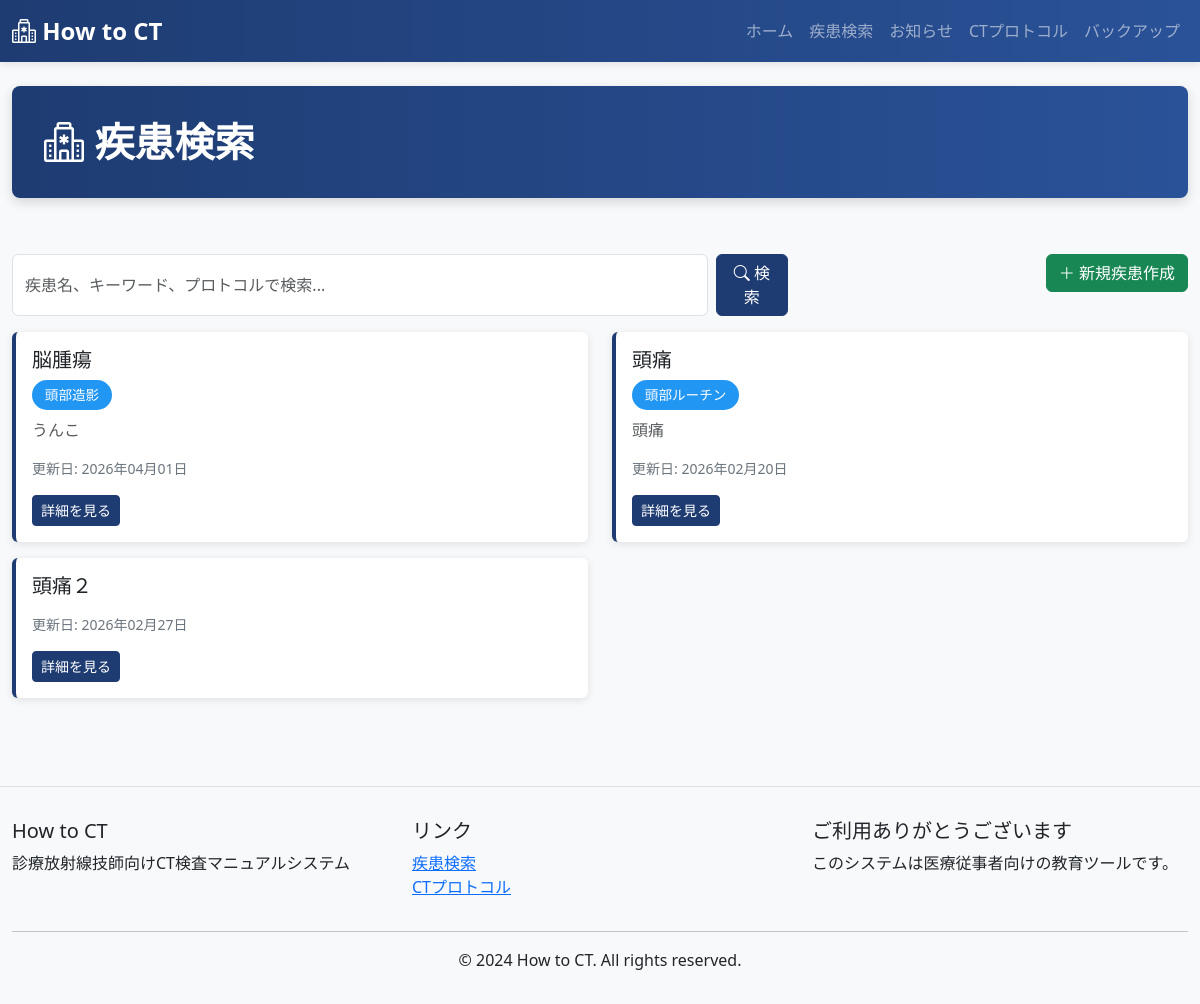
Before: /sick/ with the older database file.
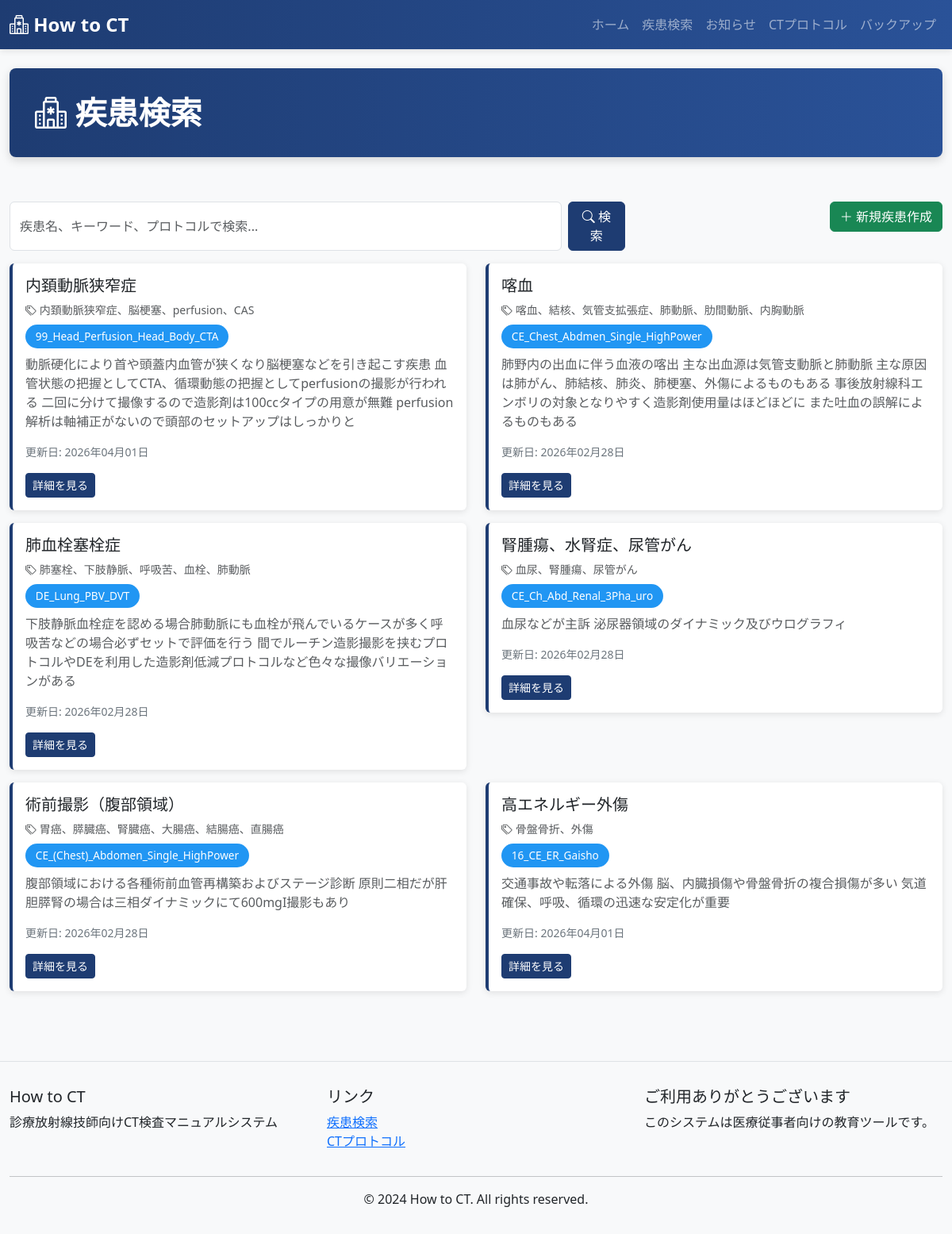
After: the same page with the newer database file.
### ct_app/models.py (models this page shows, shortened)
class Sick(models.Model):
    diesease = models.CharField(max_length=255, unique=True)
    diesease_text = models.TextField()
    keyword = models.CharField(max_length=500, blank=True)
    protocol = models.CharField(max_length=255, blank=True)
    protocol_text = models.TextField(blank=True)
    processing = models.CharField(max_length=255, blank=True)
    processing_text = models.TextField(blank=True)
    contrast = models.CharField(max_length=255, blank=True)
    contrast_text = models.TextField(blank=True)
    diesease_img = models.ImageField(upload_to='sick_images/', null=True, blank=True)
    protocol_img = models.ImageField(upload_to='protocol_images/', null=True, blank=True)
    processing_img = models.ImageField(upload_to='processing_images/', null=True, blank=True)
    contrast_img = models.ImageField(upload_to='contrast_images/', null=True, blank=True)
    created_at = models.DateTimeField(auto_now_add=True)
    updated_at = models.DateTimeField(auto_now=True)
    class Meta:
        ordering = ['diesease']
        verbose_name_plural = "Sicks"

### ct_app/views.py (the view)
# urls.py: path('sick/', views.SickListView.as_view(), name='sick_list'),
class SickListView(View):
    def get(self, request):
        sicks = Sick.objects.all()
        context = {
            'page_title': '疾患検索',
            'sicks': sicks,
        }
        return render(request, 'ct_app/sick_list.html', context)

### ct_app/templates/ct_app/sick_list.html (shortened to what this page needs)
{% extends 'ct_app/base.html' %}
{% block content %}
<div class="row mb-3">
    <div class="col-md-8">
        <form method="get" action="{% url 'sick_search' %}" class="search-box d-flex gap-2">
            <input type="text" name="q" class="form-control" placeholder="疾患名、キーワード、プロトコルで検索..." value="{{ query }}">
            <button type="submit" class="btn btn-primary">
                <i class="bi bi-search"></i> 検索
            </button>
        </form>
    </div>
    <div class="col-md-4 text-end">
        <a href="{% url 'sick_create' %}" class="btn btn-success">
            <i class="bi bi-plus-lg"></i> 新規疾患作成
        </a>
    </div>
</div>
<div class="row">
    {% if sicks %}
        {% for sick in sicks %}
        <div class="col-md-6">
            <div class="card disease-card mb-3">
                <div class="card-body">
                    <h5 class="card-title">{{ sick.diesease }}</h5>
                    {% if sick.keyword %}
                    <p class="text-muted small mb-2">
                        <i class="bi bi-tags"></i> {{ sick.keyword }}
                    </p>
                    {% endif %}
                    {% if sick.protocol %}
                    <p class="mb-2">
                        <span class="protocol-badge">{{ sick.protocol }}</span>
                    </p>
                    {% endif %}
                    <p class="card-text text-muted">{{ sick.diesease_text|truncatewords:20 }}</p>
                    <p class="small text-secondary">更新日: {{ sick.updated_at|date:'Y年m月d日' }}</p>
                    <a href="{% url 'sick_detail' sick.pk %}" class="btn btn-primary btn-sm">
                        詳細を見る
                    </a>
                </div>
            </div>
        </div>
        {% endfor %}
    {% endif %}
</div>
{% endblock %}

Changed rows visible on the page:
removed Sick: diesease "脳腫瘍", protocol "頭部造影", diesease_text "うんこ", updated_at "2026年04月01日"
removed Sick: diesease "頭痛", protocol "頭部ルーチン", diesease_text "頭痛", updated_at "2026年02月20日"
removed Sick: diesease "頭痛２", updated_at "2026年02月27日"
added Sick: diesease "内頚動脈狭窄症", keyword "内頚動脈狭窄症、脳梗塞、perfusion、CAS", protocol "99_Head_Perfusion_Head_Body_CTA", diesease_text "動脈硬化により首や頭蓋内血管が狭くなり脳梗塞などを引き起こす疾患 血管状態の把握としてCTA、循環動態の把握としてperfusionの撮影が行われる 二回に分けて撮像するので造影剤は100ccタイプの用意が無難 perfusion解析は軸補正がないので頭部のセットアップはしっかりと", updated_at "2026年04月01日"
added Sick: diesease "喀血", keyword "喀血、結核、気管支拡張症、肺動脈、肋間動脈、内胸動脈", protocol "CE_Chest_Abdmen_Single_HighPower", diesease_text "肺野内の出血に伴う血液の喀出 主な出血源は気管支動脈と肺動脈 主な原因は肺がん、肺結核、肺炎、肺梗塞、外傷によるものもある 事後放射線科エンボリの対象となりやすく造影剤使用量はほどほどに また吐血の誤解によるものもある", updated_at "2026年02月28日"
added Sick: diesease "肺血栓塞栓症", keyword "肺塞栓、下肢静脈、呼吸苦、血栓、肺動脈", protocol "DE_Lung_PBV_DVT", diesease_text "下肢静脈血栓症を認める場合肺動脈にも血栓が飛んでいるケースが多く呼吸苦などの場合必ずセットで評価を行う 間でルーチン造影撮影を挟むプロトコルやDEを利用した造影剤低減プロトコルなど色々な撮像バリエーションがある", updated_at "2026年02月28日"
added Sick: diesease "腎腫瘍、水腎症、尿管がん", keyword "血尿、腎腫瘍、尿管がん", protocol "CE_Ch_Abd_Renal_3Pha_uro", diesease_text "血尿などが主訴 泌尿器領域のダイナミック及びウログラフィ", updated_at "2026年02月28日"
added Sick: diesease "術前撮影（腹部領域）", keyword "胃癌、膵臓癌、腎臓癌、大腸癌、結腸癌、直腸癌", protocol "CE_(Chest)_Abdomen_Single_HighPower", diesease_text "腹部領域における各種術前血管再構築およびステージ診断 原則二相だが肝胆膵腎の場合は三相ダイナミックにて600mgI撮影もあり", updated_at "2026年02月28日"
added Sick: diesease "高エネルギー外傷", keyword "骨盤骨折、外傷", protocol "16_CE_ER_Gaisho", diesease_text "交通事故や転落による外傷 脳、内臓損傷や骨盤骨折の複合損傷が多い 気道確保、呼吸、循環の迅速な安定化が重要", updated_at "2026年04月01日"
